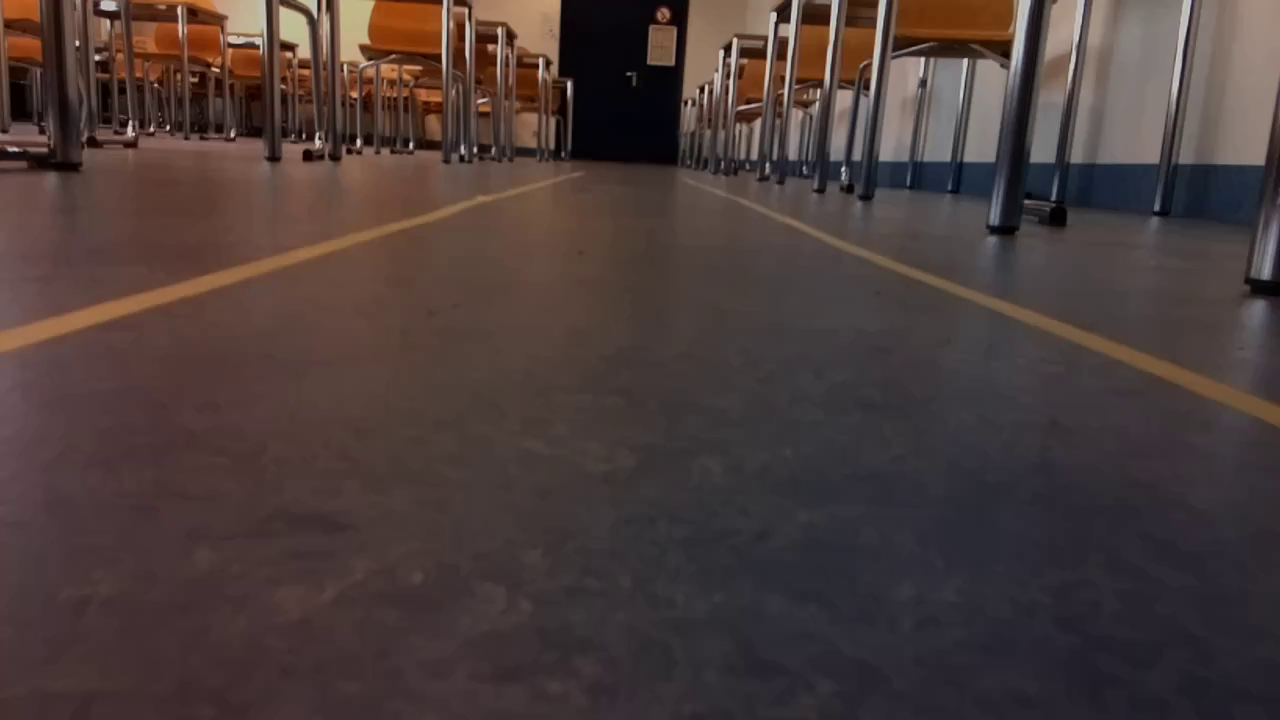
#> input picture frame 0 of cv/movies/video.mp4, 1280 x 720 px
$ python movie_test.py
#> lines starting #> are read from the running program, lines starting #| are printed output that depends on the picture; after the words box and inside, x2 and y2 are one past the last pixel; in counts of white or black regions, pixels touching at a corner belong together; long printed decimals are rounded
import numpy as np
import cv2 as cv

pi = 3.1419
theta_left_line 	= 1.27 	# mean value in RAD of vertical-angle LEFT line
theta_right_line 	= 1.95	# mean value in RAD of vertical-angle RIGHT line
divergence 		= 0.1	# angle tolerance for values close to the line
# described in "learning opencv", Bradski, Kaehler, p. 155

# 2nd argument 0: import as gray-scale-frame
cap = cv.VideoCapture('movies/video.mp4')

while(True):
    # Capture frame-by-frame
	ret, frame = cap.read()
#> frame is the input picture: shape (720, 1280, 3); mean B, G, R 58, 60.1, 74.7
    # Our operations on the frame come here
	gray = cv.cvtColor(frame, cv.COLOR_BGR2GRAY)
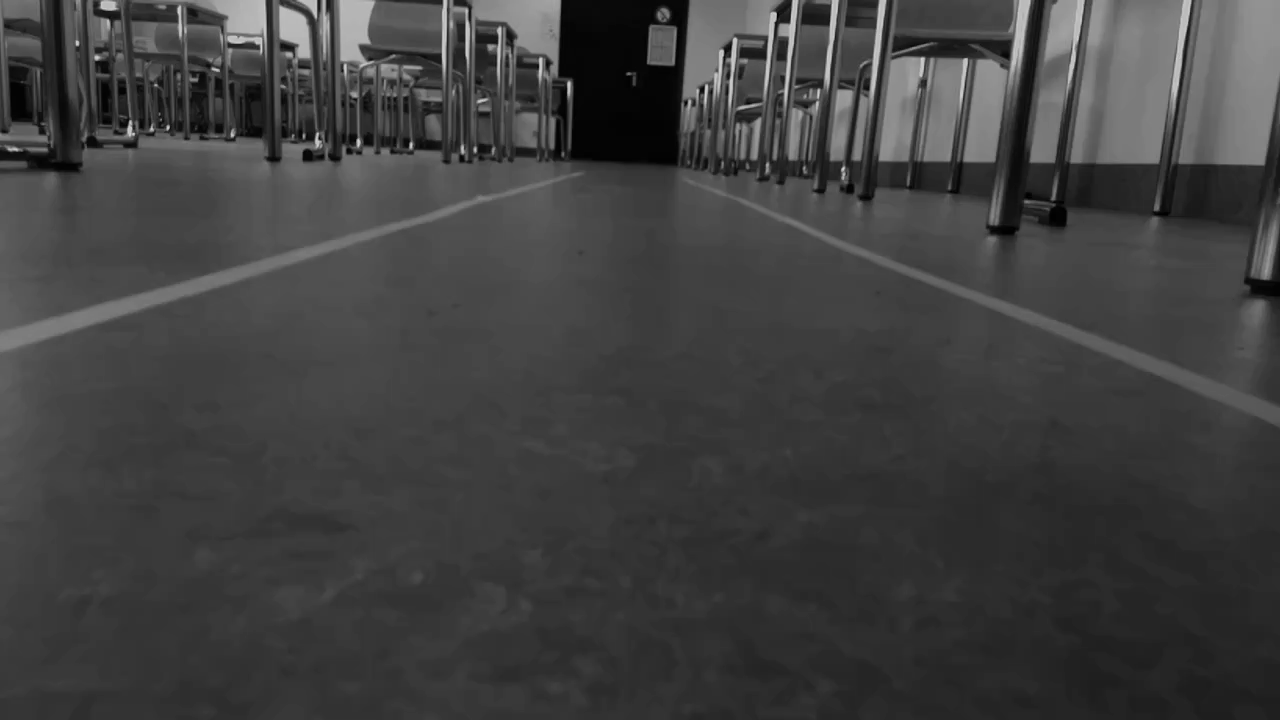
#> gray: shape (720, 1280); min 0, max 211, mean 64.2
    # Convert to Canny image
	canny = cv.Canny(gray, 10,80)
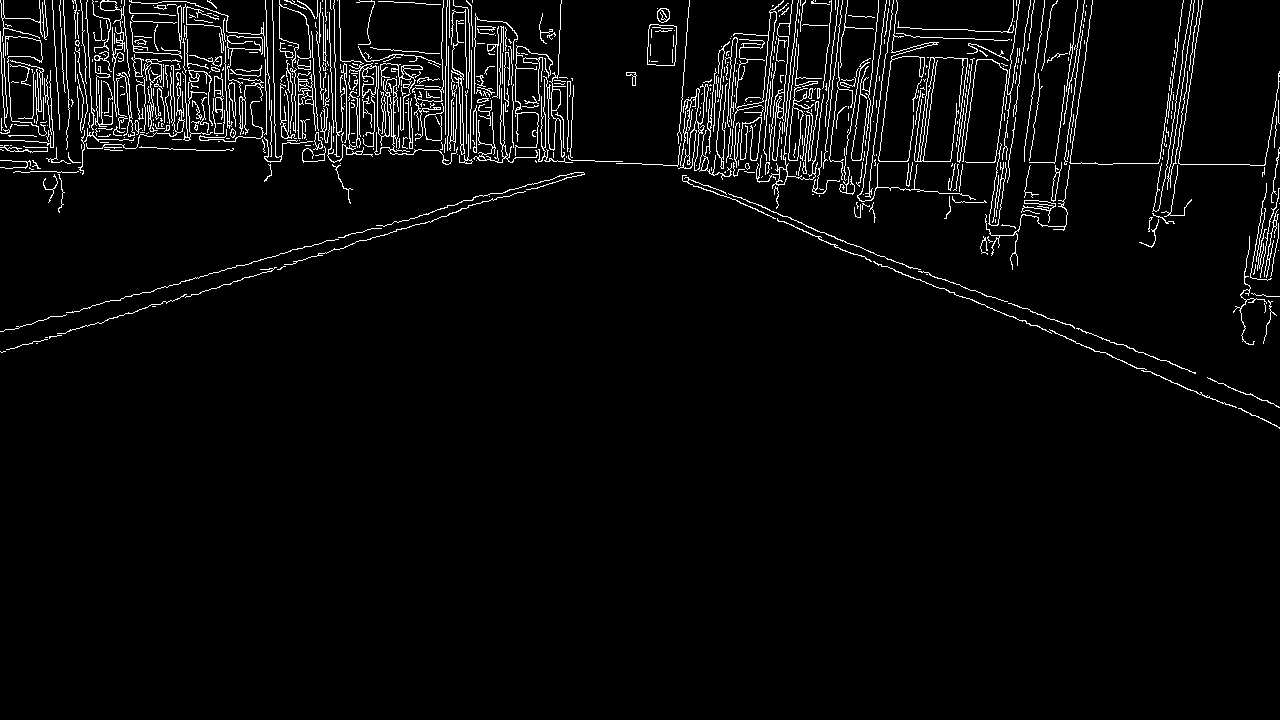
#> canny: shape (720, 1280); 3.9% white in thin lines or dots, all inside (x1, y1, x2, y2) = (0, 0, 1280, 429)
    # Find lane lines
	lines = cv.HoughLines(canny,1,np.pi/180,300)
#> lines = [[336, 1.27], [-85, 1.95], [-60, 1.92]]
	'''
    # show all identified lines
	for i in range(len(lines)):
		for rho, theta in lines[i]:
			a = np.cos(theta)
			b = np.sin(theta)
			x0 = a*rho
			y0 = b*rho
			x1 = int(x0 + 1000*(-b))
			y1 = int(y0 + 1000*(a))
			x2 = int(x0 - 1000*(-b))
			y2 = int(y0 - 1000*(a))
			cv.line(frame,(x1,y1),(x2,y2),(0,0,255),2)	# color order: BLUE-GREEN-RED
	cv.imshow('with lines',image)
	cv.waitKey(0)            		# Waits forever for user to press any key
	cv.destroyAllWindows()
	'''

	# find the relevant lane-lines
	line_list = []
	for i in range(len(lines)):
		for rho,theta in lines[i]:
			# print('rho: ' + str(rho) +'\ttheta: ' + str(theta/pi*180) )
			new_element = [rho,theta]
			line_list.append(new_element)
#> this loop made 3 passes
#> after the loop, line_list = [[336, 1.27], [-85, 1.95], [-60, 1.92]]

	# sort list by theta
	sorted_list = sorted(line_list, key=lambda x: x[1])
#> sorted_list = [[336, 1.27], [-60, 1.92], [-85, 1.95]]

	# generate lists for left line and right line
	left_line_list = []
	right_line_list = []
	for line in sorted_list:
		print(line)
		if abs(line[1] - theta_left_line) < divergence:
			left_line_list.append(line)
		if abs(line[1] - theta_right_line) < divergence:
			right_line_list.append(line)
#> this loop made 3 passes
#| [336.0, 1.274]
#| [-60.0, 1.920]
#| [-85.0, 1.955]
#> after the loop, left_line_list = [[336, 1.27]]; right_line_list = [[-60, 1.92], [-85, 1.95]]

	print('left_line_list')
	print(left_line_list)
#| [[336.0, 1.274]]
	print('right_line_list')
	print(right_line_list)
#| [[-60.0, 1.920], [-85.0, 1.955]]

	# calculate mean-lines LEFT and RIGHT
	line_left 	= np.mean(left_line_list, axis = 0)
#> line_left = [336, 1.27]
	line_right 	= np.mean(right_line_list, axis = 0)
#> line_right = [-72.5, 1.94]

	# print left line
	rho		= line_left[0]
#> rho = 336
	theta	= line_left[1]
#> theta = 1.27
	a = np.cos(theta)
#> a = 0.292
	b = np.sin(theta)
#> b = 0.956
	x0 = a*rho
#> x0 = 98.24
	y0 = b*rho
#> y0 = 321.3
	x1 = int(x0 + 1000*(-b))
#> x1 = -858
	y1 = int(y0 + 1000*(a))
#> y1 = 613
	x2 = int(x0 - 1000*(-b))
#> x2 = 1054
	y2 = int(y0 - 1000*(a))
#> y2 = 28
	cv.line(frame,(x1,y1),(x2,y2),(0,0,255),2)	# color order: BLUE-GREEN-RED


	# print right line
	rho		= line_right[0]
#> rho = -72.5
	theta	= line_right[1]
#> theta = 1.94
	a = np.cos(theta)
#> a = -0.358
	b = np.sin(theta)
#> b = 0.934
	x0 = a*rho
#> x0 = 25.98
	y0 = b*rho
#> y0 = -67.68
	x1 = int(x0 + 1000*(-b))
#> x1 = -907
	y1 = int(y0 + 1000*(a))
#> y1 = -426
	x2 = int(x0 - 1000*(-b))
#> x2 = 959
	y2 = int(y0 - 1000*(a))
#> y2 = 290
	cv.line(frame,(x1,y1),(x2,y2),(0,0,255),2)	# color order: BLUE-GREEN-RED
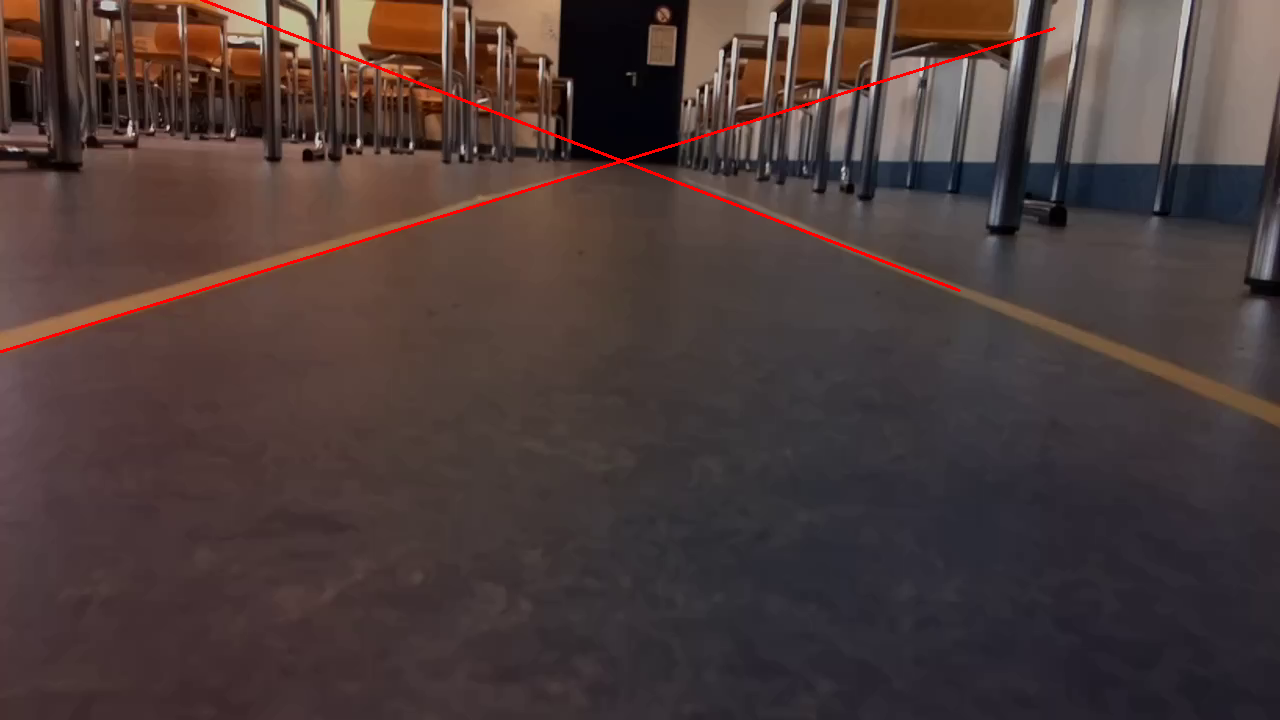
#> frame: shape (720, 1280, 3); mean B, G, R 57.5, 59.5, 75.6


    # Display the resulting frame
	cv.imshow('frame',frame)
	if cv.waitKey(1) & 0xFF == ord('q'):
#> (key q is pressed here)
		break
# When everything done, release the capture
cap.release()
cv.destroyAllWindows()
